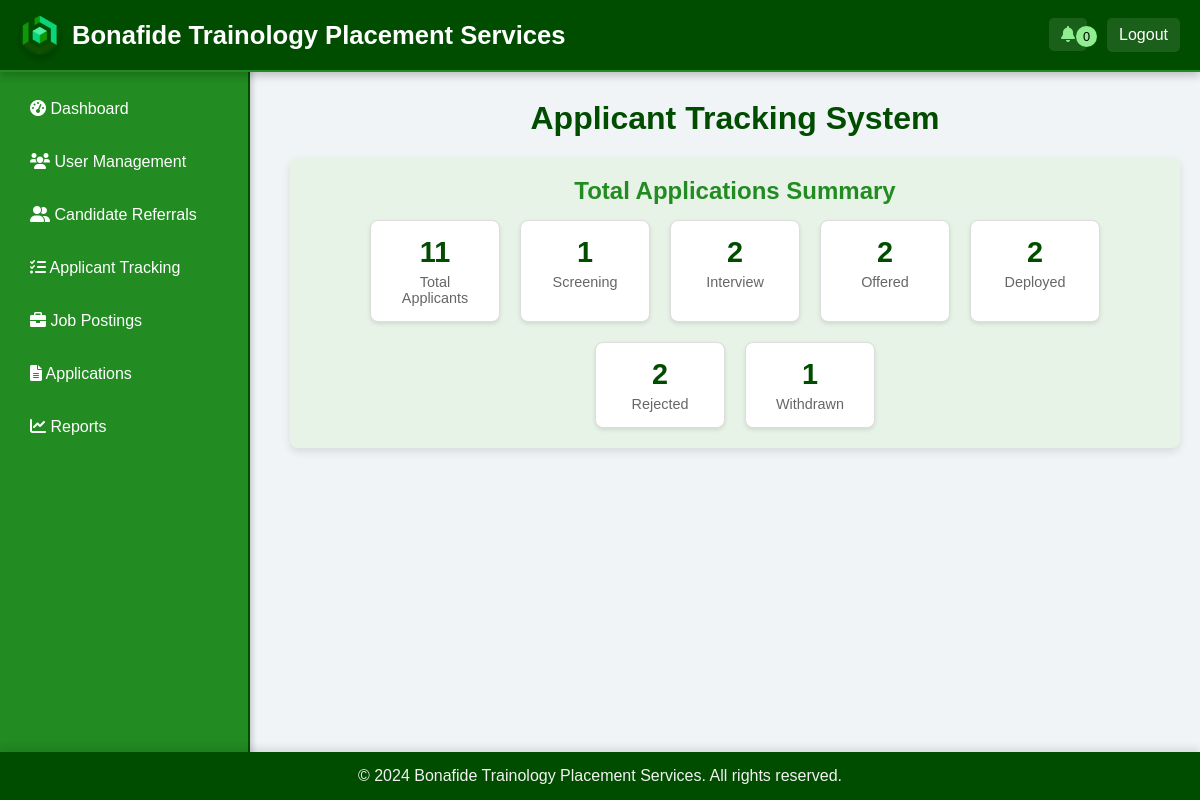
Page /recruiter/applicant_tracking.php on the earlier database version.
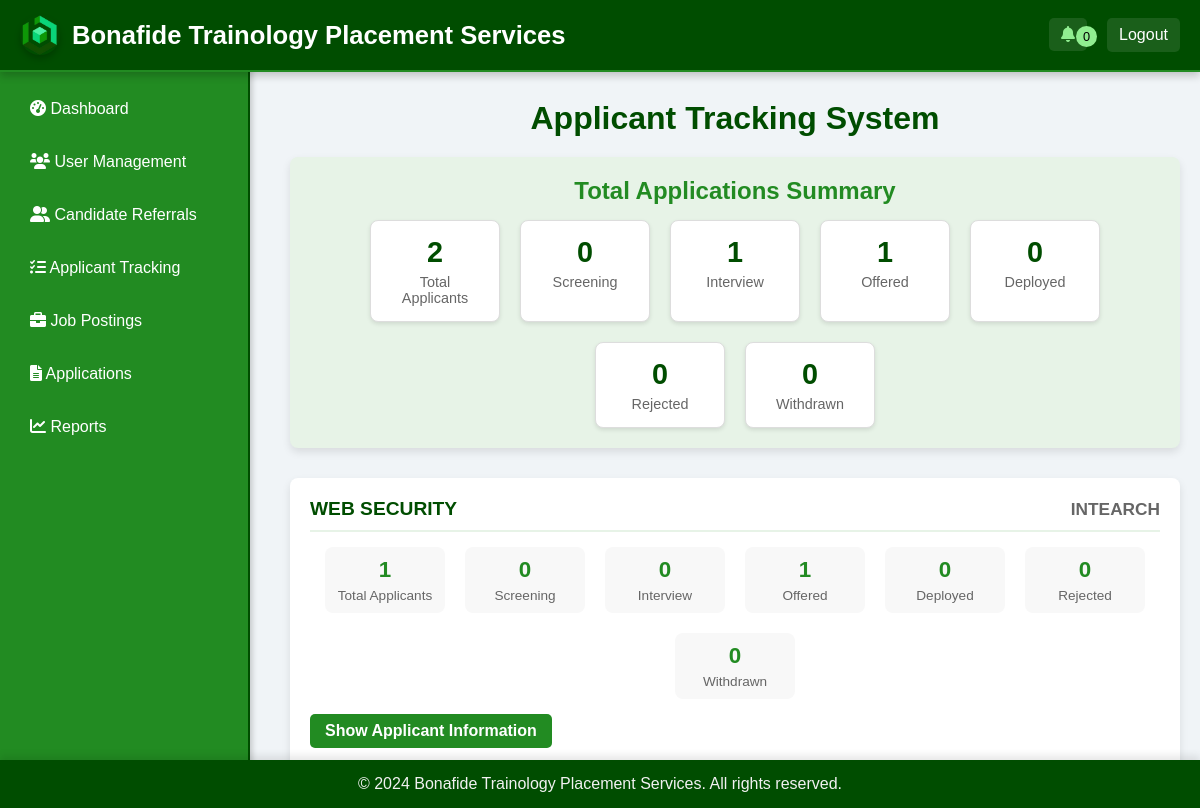
Same page on the later database version.
### tables this page shows
CREATE TABLE `job_postings` (
  `job_id` int(11) NOT NULL,
  `job_title` varchar(100) NOT NULL,
  `company` varchar(255) NOT NULL,
  `location` varchar(255) DEFAULT NULL,
  `min_salary` decimal(10,2) DEFAULT NULL,
  `max_salary` decimal(10,2) DEFAULT NULL,
  `description` text DEFAULT NULL,
  `openings` int(11) DEFAULT NULL,
  `created_by` int(11) DEFAULT NULL,
  `deadline` date NOT NULL,
  `status` enum('DRAFT','ACTIVE','ARCHIVED') DEFAULT 'DRAFT',
  `filled_date` datetime DEFAULT NULL,
  `created_at` datetime NOT NULL DEFAULT current_timestamp(),
  `has_questionnaire` tinyint(1) DEFAULT 0
);

### recruiter/applicant_tracking.php (the view, shortened to what this page needs)
<?php
include '../db.php';
include 'header.php';
include 'sidebar.php';
$job_sql = "
    SELECT jp.job_id, jp.job_title, jp.company,
           COUNT(a.application_id) AS total_applicants,
           SUM(a.application_status = 'SCREENING') AS screening_count,
           SUM(a.application_status = 'INTERVIEW') AS interview_count,
           SUM(a.application_status = 'OFFERED') AS offered_count,
           SUM(a.application_status = 'DEPLOYED') AS deployed_count,
           SUM(a.application_status = 'REJECTED') AS rejected_count,
           SUM(a.application_status = 'WITHDRAWN') AS withdrawn_count
    FROM job_postings AS jp
    LEFT JOIN applications AS a ON jp.job_id = a.job_id
    WHERE jp.status = 'ACTIVE'
    GROUP BY jp.job_id
    ORDER BY jp.created_at DESC;
";
$job_stmt = $conn->prepare($job_sql);
$job_stmt->execute();
$job_result = $job_stmt->get_result();
$total_sql = "
    SELECT
           COUNT(application_id) AS total_applicants,
           SUM(application_status = 'SCREENING') AS screening_count,
           SUM(application_status = 'INTERVIEW') AS interview_count,
           SUM(application_status = 'OFFERED') AS offered_count,
           SUM(application_status = 'DEPLOYED') AS deployed_count,
           SUM(application_status = 'REJECTED') AS rejected_count,
           SUM(application_status = 'WITHDRAWN') AS withdrawn_count
    FROM applications;
";
$total_result = $conn->query($total_sql)->fetch_assoc();
?>
<!DOCTYPE html>
<html lang="en">
<head>
    <link rel="stylesheet" href="recruiter_styles.css">
</head>
<body class="applicant_tracking-main-content">
    <div class="container">
        <h1 style="text-align: center; margin-bottom: 20px;">Applicant Tracking System</h1>
        <div class="summary-box">
            <h2>Total Applications Summary</h2>
            <div class="summary-metrics">
                <div class="summary-metric">
                    <span class="summary-metric-number"><?php echo $total_result['total_applicants']; ?></span>
                    <div class="summary-metric-label">Total Applicants</div>
                </div>
                <div class="summary-metric">
                    <span class="summary-metric-number"><?php echo $total_result['screening_count']; ?></span>
                    <div class="summary-metric-label">Screening</div>
                </div>
                <div class="summary-metric">
                    <span class="summary-metric-number"><?php echo $total_result['interview_count']; ?></span>
                    <div class="summary-metric-label">Interview</div>
                </div>
                <div class="summary-metric">
                    <span class="summary-metric-number"><?php echo $total_result['offered_count']; ?></span>
                    <div class="summary-metric-label">Offered</div>
                </div>
                <div class="summary-metric">
                    <span class="summary-metric-number"><?php echo $total_result['deployed_count']; ?></span>
                    <div class="summary-metric-label">Deployed</div>
                </div>
                <div class="summary-metric">
                    <span class="summary-metric-number"><?php echo $total_result['rejected_count']; ?></span>
                    <div class="summary-metric-label">Rejected</div>
                </div>
                <div class="summary-metric">
                    <span class="summary-metric-number"><?php echo $total_result['withdrawn_count']; ?></span>
                    <div class="summary-metric-label">Withdrawn</div>
                </div>
            </div>
        </div>
        <?php while ($job = $job_result->fetch_assoc()): ?>
            <div class="job-box">
                <div class="job-header">
                    <span><?php echo htmlspecialchars($job['job_title']); ?></span>
                    <span class="job-company"><?php echo htmlspecialchars($job['company']); ?></span>
                </div>
                <div class="metrics">
                    <div class="metric">
                        <span class="metric-number"><?php echo $job['total_applicants']; ?></span>
                        <div class="metric-label">Total Applicants</div>
                    </div>
                    <div class="metric">
                        <span class="metric-number"><?php echo $job['screening_count']; ?></span>
                        <div class="metric-label">Screening</div>
                    </div>
                    <div class="metric">
                        <span class="metric-number"><?php echo $job['interview_count']; ?></span>
                        <div class="metric-label">Interview</div>
                    </div>
                    <div class="metric">
                        <span class="metric-number"><?php echo $job['offered_count']; ?></span>
                        <div class="metric-label">Offered</div>
                    </div>
                    <div class="metric">
                        <span class="metric-number"><?php echo $job['deployed_count']; ?></span>
                        <div class="metric-label">Deployed</div>
                    </div>
                    <div class="metric">
                        <span class="metric-number"><?php echo $job['rejected_count']; ?></span>
                        <div class="metric-label">Rejected</div>
                    </div>
                    <div class="metric">
                        <span class="metric-number"><?php echo $job['withdrawn_count']; ?></span>
                        <div class="metric-label">Withdrawn</div>
                    </div>
                </div>
                <button class="toggle-btn" onclick="toggleApplicantInfo(<?php echo $job['job_id']; ?>)">
                    Show Applicant Information
                </button>
            </div>
        <?php endwhile; ?>
    </div>
</body>
<?php include 'footer.php'; ?>
</html>

### recruiter/header.php (shortened to what this page needs)
<?php
require_once '../db.php';
$user_id = $_SESSION['user_id'];
$unread_notifications_sql = "SELECT COUNT(*) AS unread_count FROM notifications WHERE user_id = ? AND is_read = 0";
$unread_stmt = $conn->prepare($unread_notifications_sql);
$unread_stmt->bind_param('i', $user_id);
$unread_stmt->execute();
$unread_result = $unread_stmt->get_result();
$unread_row = $unread_result->fetch_assoc();
$unread_count = $unread_row['unread_count'];
?>
<!DOCTYPE html>
<html lang="en">
<head>
    <link rel="stylesheet" href="recruiter_styles.css">
    <link rel="stylesheet" href="https://cdnjs.cloudflare.com/ajax/libs/font-awesome/6.0.0-beta3/css/all.min.css">
</head>
<body>
    <header class="main-header">
        <div class="header-title">
            <img src="images/logo.png" alt="Company Logo" class="logo">
            <h1>Bonafide Trainology Placement Services</h1>
        </div>
        <div class="header-right">
            <div class="notification">
                <a href="#" id="notification-bell">
                    <i class="fas fa-bell"></i>
                    <span class="badge"><?php echo $unread_count; ?></span>
                </a>
            </div>
            <a href="logout.php" class="logout">Logout</a>
        </div>
    </header>
</body>
</html>

### recruiter/sidebar.php
<div class="sidebar">
    <ul class="sidebar_list">
        <li><a href="dashboard.php"><i class="fas fa-tachometer-alt"></i> Dashboard</a></li>
        <li><a href="user_management.php"><i class="fas fa-users"></i> User Management</a></li>
        <li><a href="referrals.php"><i class="fas fa-user-friends"></i> Candidate Referrals</a></li>
        <li><a href="applicant_tracking.php"><i class="fas fa-tasks"></i> Applicant Tracking </a></li>
        <li><a href="view_job.php"><i class="fas fa-briefcase"></i> Job Postings</a></li>
        <li><a href="application.php"><i class="fas fa-file-alt"></i> Applications</a></li>
        <li><a href="reports.php"><i class="fas fa-chart-line"></i> Reports</a></li>
    </ul>
</div>
<link rel="stylesheet" href="https://cdnjs.cloudflare.com/ajax/libs/font-awesome/6.0.0-beta3/css/all.min.css">
<link rel="stylesheet" href="recruiter_styles.css">

### recruiter/footer.php
<footer class="main-footer">
    <p>&copy; 2024 Bonafide Trainology Placement Services. All rights reserved.</p>
</footer>
</body>
</html>

### recruiter/recruiter_styles.css (style rules this page uses)
* { margin: 0; padding: 0; box-sizing: border-box; font-family: Arial, sans-serif; }
body { display: flex; flex-direction: column; background-color: #f0f4f7; color: #333; }
.main-header { width: 100%; padding: 15px 20px; background-color: #004d00; color: white; display: flex; align-items: center; justify-content: space-between; position: fixed; top: 0; left: 0; right: 0; z-index: 1000; box-shadow: 0 4px 8px rgba(0, 0, 0, 0.2); border-bottom: 2px solid #228B22; }
.header-title { display: flex; align-items: center; gap: 12px; }
.logo { width: 40px; height: auto; border-radius: 50%; box-shadow: 0 4px 6px rgba(0, 0, 0, 0.2); }
.main-header h1 { font-size: 1.6em; font-weight: bold; white-space: nowrap; }
.header-right { display: flex; align-items: center; gap: 20px; }
.notification { position: relative; }
.notification a { color: #90EE90; text-decoration: none; padding: 8px 12px; border-radius: 5px; transition: background-color 0.3s, transform 0.3s, color 0.3s; background-color: rgba(255, 255, 255, 0.1); }
.notification .badge { background-color: #90EE90; color: black; padding: 3px 7px; border-radius: 50%; font-size: 0.8em; position: absolute; top: 0; right: -10px; }
.main-header a.logout { color: white; text-decoration: none; font-size: 1em; padding: 8px 12px; border-radius: 5px; transition: background-color 0.3s, transform 0.3s; background-color: rgba(255, 255, 255, 0.1); }
.sidebar { width: 250px; background-color: #228B22; color: white; position: fixed; top: 60px; bottom: 0; left: 0; padding-top: 20px; padding-bottom: 20px; overflow-y: auto; transition: all 0.3s ease; box-shadow: 2px 0 6px rgba(0, 0, 0, 0.2); border-right: 2px solid #004d00; }
.sidebar ul { list-style-type: none; padding-left: 0; }
.sidebar a { display: block; padding: 15px 20px; color: white; text-decoration: none; font-size: 1em; font-weight: 500; border-radius: 4px; transition: background-color 0.3s, transform 0.3s, color 0.3s; margin: 5px 10px; }
button, .btn { background-color: #228B22; color: white; border: none; border-radius: 4px; padding: 10px 15px; font-size: 1em; cursor: pointer; transition: background-color 0.3s; }
.applicant_tracking-main-content { margin-top: 80px; margin-left: 270px; padding: 20px; background-color: #f0f4f7; color: #333; }
.container { max-width: 1200px; margin: auto; }
.container h1 { color: #004d00; font-weight: bold; text-align: center; margin-bottom: 30px; }
.summary-box { background-color: #e7f3e7; border-radius: 8px; padding: 20px; box-shadow: 0 4px 8px rgba(0, 0, 0, 0.1); margin-bottom: 30px; text-align: center; }
.summary-box h2 { color: #228B22; margin-bottom: 15px; }
.summary-metrics { display: flex; flex-wrap: wrap; gap: 20px; justify-content: center; }
.summary-metric { background-color: #ffffff; border: 1px solid #ddd; border-radius: 8px; padding: 15px; width: 130px; text-align: center; box-shadow: 0 2px 4px rgba(0, 0, 0, 0.1); }
.summary-metric-number { font-size: 1.8em; color: #004d00; font-weight: bold; }
.summary-metric-label { font-size: 0.9em; color: #666; margin-top: 5px; }
.job-box { background-color: #ffffff; border-radius: 8px; box-shadow: 0 4px 8px rgba(0, 0, 0, 0.1); padding: 20px; margin-bottom: 20px; }
.job-header { display: flex; justify-content: space-between; align-items: center; font-size: 1.2em; font-weight: bold; color: #004d00; border-bottom: 2px solid #e7f3e7; padding-bottom: 10px; margin-bottom: 15px; }
.job-company { font-size: 0.9em; color: #666; }
.metrics { display: flex; flex-wrap: wrap; gap: 20px; justify-content: center; }
.metric { background-color: #f8f8f8; border-radius: 8px; width: 120px; padding: 10px; text-align: center; }
.metric-number { font-size: 1.4em; color: #228B22; font-weight: bold; }
.metric-label { font-size: 0.85em; color: #666; margin-top: 5px; }
.toggle-btn { background-color: #228B22; color: white; border: none; border-radius: 5px; padding: 8px 15px; font-size: 1em; font-weight: bold; cursor: pointer; margin-top: 15px; transition: background-color 0.3s; display: block; text-align: center; }
.main-footer { background-color: #004d00; color: #f1f1f1; text-align: center; padding: 15px 20px; width: 100%; position: fixed; bottom: 0; left: 0; box-shadow: 0 -4px 8px rgba(0, 0, 0, 0.1); font-size: 1em; z-index: 1000; }
.main-footer p { margin: 0; }

Differences in the rows shown:
now on this page (row edited): job_postings: job_title "WEB SECURITY", company "INTEARCH", total_applicants "1", screening_count "0", interview_count "0", offered_count "1", deployed_count "0", rejected_count "0", withdrawn_count "0"
Other differences:
$total_result['total_applicants']: "11" → "2"
$total_result['screening_count']: "1" → "0"
$total_result['interview_count']: "2" → "1"
$total_result['offered_count']: "2" → "1"
$total_result['deployed_count']: "2" → "0"
$total_result['rejected_count']: "2" → "0"
$total_result['withdrawn_count']: "1" → "0"
